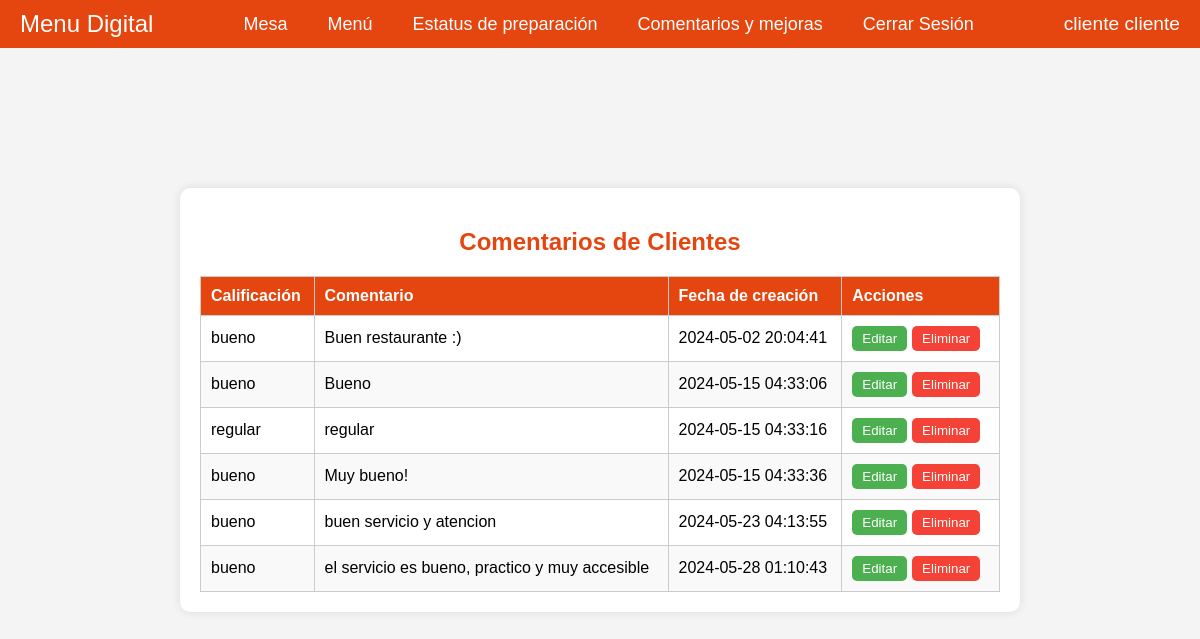
Page /src/comment/read-comment/read-comment.php (signed in) on the committed database.
### tables this page shows
CREATE TABLE `clients` (
  `id` int NOT NULL,
  `firstName` varchar(50) NOT NULL,
  `lastName` varchar(50) NOT NULL,
  `surname` varchar(50) NOT NULL,
  `email` varchar(100) NOT NULL,
  `phone` varchar(15) NOT NULL,
  `birthdate` date NOT NULL,
  `gender` enum('masculino','femenino','otro') NOT NULL,
  `password` varchar(255) NOT NULL,
  `table_number` int DEFAULT NULL
);

CREATE TABLE `comments` (
  `id` int NOT NULL,
  `client_id` int NOT NULL,
  `branch_id` int DEFAULT NULL,
  `rating` enum('bueno','regular','malo') NOT NULL,
  `comment` text,
  `created_at` timestamp NULL DEFAULT CURRENT_TIMESTAMP,
  `company_id` int DEFAULT NULL
);

### src/comment/read-comment/fetchComments.php (the view, shortened to what this page needs)
<?php
require '../../db/connection.php';
$clientId = $_SESSION['user_id'];
$sql = "SELECT id, rating, comment, created_at FROM comments WHERE client_id = ?";
$stmt = $conn->prepare($sql);
$stmt->bind_param("i", $clientId);
if (!$stmt->execute()) {
    die('Error executing statement: ' . $stmt->error);
}
$stmt->execute();
$result = $stmt->get_result();
if ($result->num_rows > 0) {
    while ($row = $result->fetch_assoc()) {
        echo "<tr>";
        echo "<td>" . htmlspecialchars($row['rating']) . "</td>";
        echo "<td>" . htmlspecialchars($row['comment']) . "</td>";
        echo "<td>" . htmlspecialchars($row['created_at']) . "</td>";
        echo '<td><button class="edit-btn" onclick="location.href=\'../update-comment/update-comment.php?id=' . $row['id'] . '\'">Editar</button><button class="delete-btn" data-id="' . $row['id'] . '">Eliminar</button></td>';
        echo "</tr>";
    }
} else {
    echo "<tr><td colspan='5'>No has hecho comentarios aún.</td></tr>";
}

### src/client/client-menubar/client-menubar.php (shortened to what this page needs)
<?php
$clientId = $_SESSION['user_id'];
$sql = "SELECT firstName, lastName FROM clients WHERE id = ?";
$stmt = $conn->prepare($sql);
$stmt->bind_param("i", $clientId);
$stmt->execute();
$result = $stmt->get_result();
if ($result->num_rows > 0) {
    $client = $result->fetch_assoc();
    $clientName = $client['firstName'] . ' ' . $client['lastName'];
} else {
    $clientName = "Cliente no encontrado";
}
$base_url = '/src';
?>
<nav class="navbar">
    <a href="../client-options/client-options.php" class="logo">Menu Digital</a>
    <div class="menu-container">
        <ul class="menu">
            <li>
                <a href="#about">Mesa</a>
            </li>
            <li>
                <a href="#services">Menú</a>
            </li>
            <li>
                <a href="#services">Estatus de preparación</a>
            </li>
            <li>
                <a href="#services">Comentarios y mejoras</a>
            </li>
            <li>
                <a href="<?php echo $base_url; ?>/logout/logout.php">Cerrar Sesión</a>
            </li>
        </ul>
    </div>
    <div class="client-name">
        <?php echo htmlspecialchars($clientName); ?>
    </div>
</nav>

### src/comment/read-comment/read-comment.css (style rules this page uses)
body { font-family: Arial, sans-serif; background-color: #f4f4f4; display: flex; justify-content: center; align-items: center; margin: 0; padding: 20px; height: 100vh; }
table, th, td { border: 1px solid #ccc; }
th, td { padding: 10px; text-align: left; }
tr:nth-child(even) { background-color: #f9f9f9; }
button { padding: 5px 10px; margin-right: 5px; cursor: pointer; border-radius: 5px; border: none; }
.edit-btn { background-color: #4caf50; color: white; }
.delete-btn { background-color: #f44336; color: white; }

### src/client/client-menubar/client-menubar.css (style rules this page uses)
body { margin: 0; padding: 0; font-family: Arial, sans-serif; }
.client-name { margin-left: 100px auto; padding-left: 20px; font-size: 1.2em; color: #fff; white-space: nowrap; overflow: hidden; text-overflow: ellipsis; }
.navbar { display: flex; justify-content: space-between; align-items: center; padding: 10px 20px; background-color: #e5450f; color: #fff; position: fixed; width: 100%; top: 0; z-index: 1000; box-sizing: border-box; }
.navbar .logo { color: white; font-size: 24px; text-decoration: none; }
.navbar .menu-container { display: flex; justify-content: center; flex-grow: 1; }
.navbar .menu { display: flex; list-style: none; margin: 0; padding: 0; }
.navbar .menu li { position: relative; margin-left: 20px; flex-shrink: 0; }
.navbar .menu li a { color: white; text-decoration: none; font-size: 18px; padding: 10px; }
.navbar .menu li:last-child a { color: white; text-decoration: none; font-size: 18px; padding: 10px; }

### rows in the picture
clients: clientName "cliente cliente"
comments: rating "bueno", comment "Buen restaurante :)", created_at "2024-05-02 20:04:41"
comments: rating "bueno", comment "Bueno", created_at "2024-05-15 04:33:06"
comments: rating "regular", comment "regular", created_at "2024-05-15 04:33:16"
comments: rating "bueno", comment "Muy bueno!", created_at "2024-05-15 04:33:36"
comments: rating "bueno", comment "buen servicio y atencion", created_at "2024-05-23 04:13:55"
comments: rating "bueno", comment "el servicio es bueno, practico y muy accesible", created_at "2024-05-28 01:10:43"
